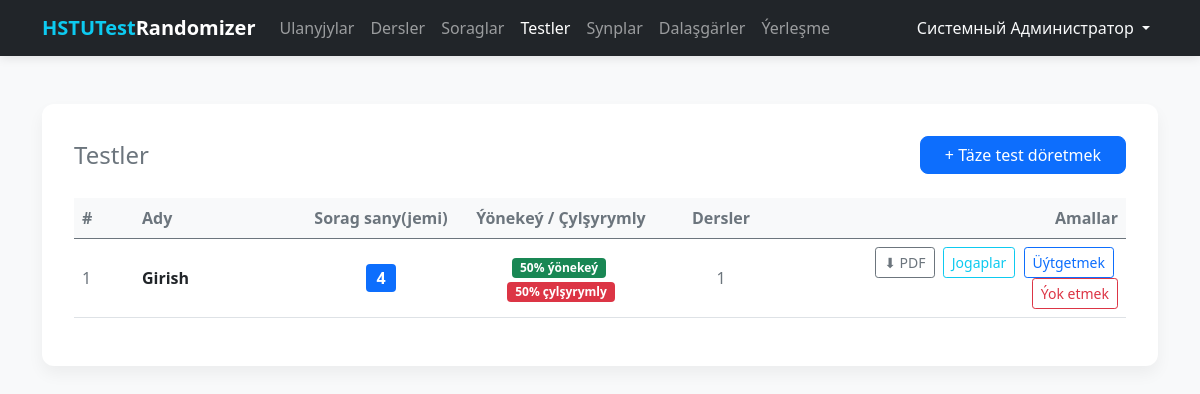
/tests/ (signed in), run on an earlier commit of the app's database.
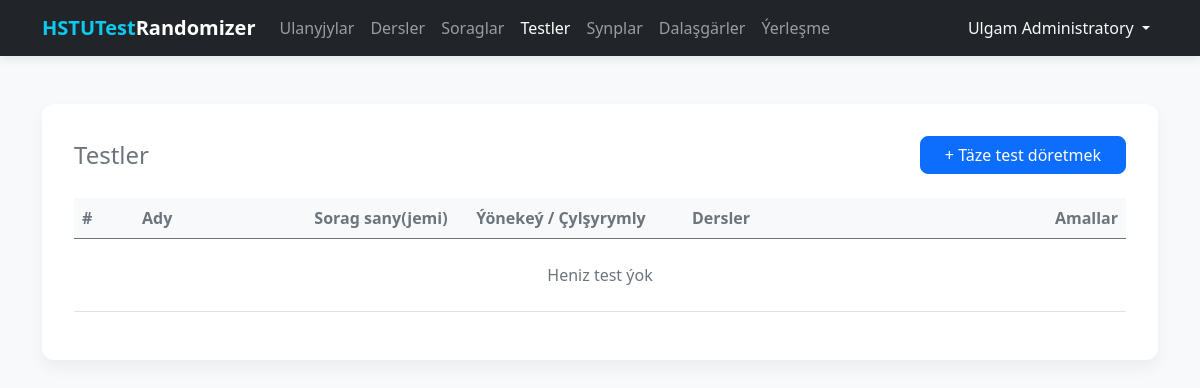
And on a later commit of the database.
### tables this page shows
CREATE TABLE users (
    id INTEGER PRIMARY KEY AUTOINCREMENT,
    full_name TEXT NOT NULL,
    username TEXT UNIQUE NOT NULL,
    password TEXT NOT NULL
);

CREATE TABLE tests (
    id INTEGER PRIMARY KEY AUTOINCREMENT,
    name TEXT NOT NULL,
    total_questions INTEGER NOT NULL,
    easy_percent INTEGER NOT NULL DEFAULT 50
        CHECK (easy_percent BETWEEN 0 AND 100)
);

### routes/tests.py (the view)
@tests_bp.route('/')
@login_required
def index():
    db = get_db_connection()
    tests = db.execute(
        '''
        SELECT
            t.id, t.name, t.total_questions, t.easy_percent,
            COUNT(ts.id) AS subject_count
        FROM tests t
        LEFT JOIN test_subjects ts ON ts.test_id = t.id
        GROUP BY t.id
        ORDER BY t.id DESC
        '''
    ).fetchall()
    db.close()
    return render_template('tests/list.html', tests=tests)

### database.py (called while the page is built)
def get_db_connection():
    conn = sqlite3.connect(DATABASE)
    conn.row_factory = sqlite3.Row  # Позволяет обращаться к полям по именам
    return conn

### templates/tests/list.html
{% extends 'base.html' %}
{% block content %}
<div class="main-card">
    <div class="d-flex justify-content-between align-items-center mb-4">
        <h2 class="h4 mb-0 text-secondary">Testler</h2>
        <a href="{{ url_for('tests.create') }}" class="btn btn-primary px-4">
            + Täze test döretmek
        </a>
    </div>
    <div class="table-responsive">
        <table class="table table-hover align-middle">
            <thead class="table-light text-secondary">
                <tr>
                    <th style="width: 60px;">#</th>
                    <th>Ady</th>
                    <th style="width: 170px;" class="text-center">Sorag sany(jemi)</th>
                    <th style="width: 190px;" class="text-center">Ýönekeý / Çylşyrymly</th>
                    <th style="width: 130px;" class="text-center">Dersler</th>
                    <th class="text-end" style="width: 340px;">Amallar</th>
                </tr>
            </thead>
            <tbody>
                {% for t in tests %}
                <tr>
                    <td class="text-muted">{{ t.id }}</td>
                    <td>
                        <strong>{{ t.name }}</strong>
                    </td>
                    <td class="text-center">
                        <span class="badge bg-primary fs-6">{{ t.total_questions }}</span>
                    </td>
                    <td class="text-center">
                        <span class="badge bg-success me-1">{{ t.easy_percent }}% ýönekeý</span>
                        <span class="badge bg-danger">{{ 100 - t.easy_percent }}% çylşyrymly</span>
                    </td>
                    <td class="text-center text-muted">{{ t.subject_count }}</td>
                    <td class="text-end">
                        <a href="{{ url_for('tests.export_pdf', id=t.id) }}"
                           class="btn btn-sm btn-outline-secondary me-1" title="PDF ýüklemek">
                            ⬇ PDF
                        </a>
                        <a href="{{ url_for('tests.instances', test_id=t.id) }}"
                           class="btn btn-sm btn-outline-info me-1" title="Ýatda saklanan jogaplar">
                            Jogaplar
                        </a>
                        <a href="{{ url_for('tests.edit', id=t.id) }}"
                           class="btn btn-sm btn-outline-primary me-1">Üýtgetmek</a>
                        <form action="{{ url_for('tests.delete', id=t.id) }}" method="POST"
                              class="d-inline"
                              onsubmit="return confirm('Testi ýok etmek «{{ t.name }}»?')">
                            <button type="submit" class="btn btn-sm btn-outline-danger">Ýok etmek</button>
                        </form>
                    </td>
                </tr>
                {% else %}
                <tr>
                    <td colspan="6" class="text-center py-4 text-muted">Heniz test ýok</td>
                </tr>
                {% endfor %}
            </tbody>
        </table>
    </div>
</div>
{% endblock %}

### templates/base.html (shortened to what this page needs)
<!DOCTYPE html>
<html lang="ru">
<head>
    <link rel="stylesheet" href="{{ url_for('static', filename='css/bootstrap.min.css') }}">
    <link rel="stylesheet" href="{{ url_for('static', filename='katex/katex.min.css') }}">
</head>
<body>
    <nav class="navbar navbar-expand-lg navbar-dark bg-dark">
        <div class="container">
            <a class="navbar-brand fw-bold" href="/">
                <span class="text-info">HSTUTest</span>Randomizer
            </a>
            <div class="collapse navbar-collapse" id="navbarNav">
                <ul class="navbar-nav me-auto">
                    {% if current_user.is_authenticated %}
                    <li class="nav-item">
                        <a class="nav-link {{ 'active' if request.endpoint == 'users.index' }}"
                            href="{{ url_for('users.index') }}">Ulanyjylar</a>
                    </li>
                    <li class="nav-item">
                        <a class="nav-link" href="{{ url_for('subjects.index') }}">Dersler</a>
                    </li>
                    <li class="nav-item">
                        <a class="nav-link" href="{{ url_for('questions.index') }}">Soraglar</a>
                    </li>
                    <li class="nav-item">
                        <a class="nav-link {{ 'active' if request.endpoint and request.endpoint.startswith('tests.') }}"
                            href="{{ url_for('tests.index') }}">Testler</a>
                    </li>
                    <li class="nav-item">
                        <a class="nav-link {{ 'active' if request.endpoint and request.endpoint.startswith('classrooms.') }}"
                            href="{{ url_for('classrooms.index') }}">Synplar</a>
                    </li>
                    <li class="nav-item">
                        <a class="nav-link {{ 'active' if request.endpoint and request.endpoint.startswith('students.') }}"
                            href="{{ url_for('students.index') }}">Dalaşgärler</a>
                    </li>
                    <li class="nav-item">
                        <a class="nav-link {{ 'active' if request.endpoint and request.endpoint.startswith('exam.') }}"
                            href="{{ url_for('exam.index') }}">Ýerleşme</a>
                    </li>
                    {% endif %}
                </ul>
                <ul class="navbar-nav">
                    {% if current_user.is_authenticated %}
                    <li class="nav-item dropdown">
                        <a class="nav-link dropdown-toggle text-light" href="#" id="userDropdown" role="button"
                            data-bs-toggle="dropdown">
                            {{ current_user.full_name }}
                        </a>
                    </li>
                    {% else %}
                    <li class="nav-item">
                        <a class="nav-link" href="{{ url_for('auth.login') }}">Ulgama girmek</a>
                    </li>
                    {% endif %}
                </ul>
            </div>
        </div>
    </nav>
    <div class="container">
        {% block content %}{% endblock %}
    </div>
</body>
</html>

### templates/base.html (style rules this page uses)
:root { --bg-color: #f8f9fa; }
body { background-color: var(--bg-color); font-family: 'Segoe UI', Tahoma, Geneva, Verdana, sans-serif; }
.navbar { box-shadow: 0 2px 10px rgba(0, 0, 0, 0.1); }
.main-card { background: #ffffff; border: none; border-radius: 12px; box-shadow: 0 0.5rem 1rem rgba(0, 0, 0, 0.05); padding: 2rem; margin-top: 2rem; }
.btn-primary { border-radius: 8px; }

What changed in the data, as far as the page shows it:
removed tests: id "1", name "Girish", total_questions "4", easy_percent "50", 100-t.easy_percent "50", subject_count "1"
changed users: full_name "Системный Администратор" → "Ulgam Administratory"
Also different on the page:
text now shown: "Heniz test ýok"
